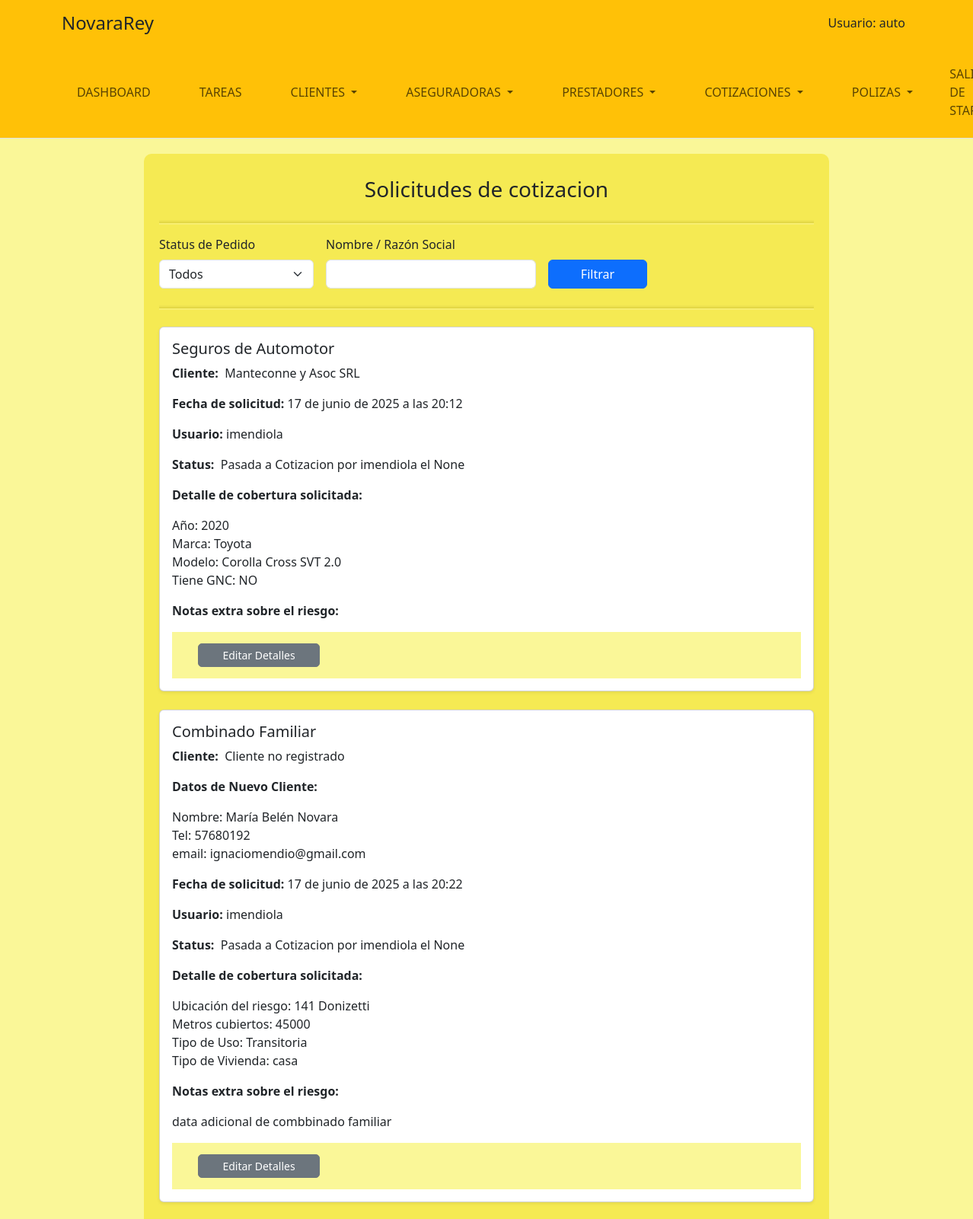
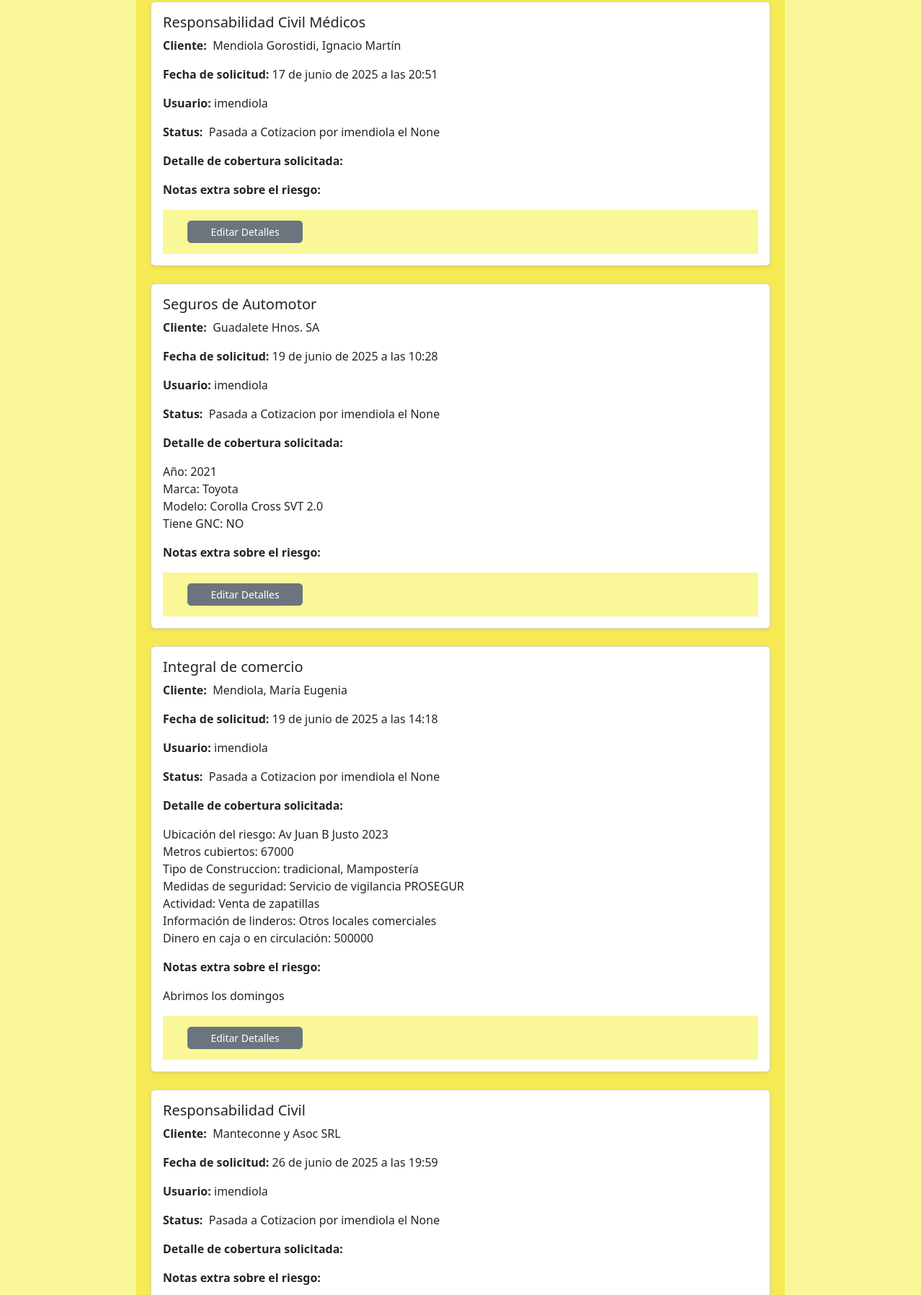
The app's page /staff/cotizaciones/solicitudes/ (signed in, upper part) with its own data (2 pictures, top to bottom).
### CotizacionesApp/models.py (models this page shows, shortened)
class QuotRequest(models.Model):
    QUOT_STATUS_CHOICES = [
        ('P', 'Pendiente'),
        ('F', 'Cotizada'),
        ('C', 'Cancelada'),
    ]
    DIAS_MAX_SOLICITUD = 3
    rubro = models.ForeignKey(Categoria, on_delete=models.CASCADE, verbose_name="Rubro")
    cliente = models.ForeignKey(Cliente, on_delete=models.CASCADE, null=True, blank=True)
    data_cliente = models.CharField(max_length=200, null=True, blank=True)
    fecha_creacion = models.DateTimeField(auto_now_add=True, verbose_name='Fecha de Creación')
    usuario_creacion = models.ForeignKey(
        'auth.User', on_delete=models.CASCADE, verbose_name='Usuario Creador',related_name='cotizaciones_creadas'
    )
    status = models.CharField(
        max_length=1,
        choices=QUOT_STATUS_CHOICES,
        default='P',
        verbose_name='Estado'
    )
    detalle = models.TextField(verbose_name='Detalle a cotizar', null=True, blank=True)
    extradata = models.TextField(verbose_name="Datos extra sobre el riesgo", null=True, blank=True)
    usuario_finalizacion = models.ForeignKey(
        'auth.User', on_delete=models.CASCADE, null=True, blank=True, verbose_name='Usuario de Finalización', related_name='cotizaciones_finalizadas'
    )
    fecha_finalizacion = models.DateTimeField(null=True, blank=True, verbose_name='Fecha de Finalización')
    notas_finalización = models.CharField(max_length=250, null=True, blank=True)
    class Meta:
        verbose_name = 'Solicitud de Cotización'
        verbose_name_plural = 'Solicitudes de Cotización'
    def dict_detalle(self)->dict | None:
        if self.detalle:
            return json.loads(self.detalle)
        else:
            return None
    def str_detalle(self)->str:
        dic: dict | None = self.dict_detalle()
        aux_str = ""
        if dic:
            for clave, valor in dic.items():
                if valor:
                    aux_str += clave + ": " + str(valor) + "\n"
        return aux_str
    def dict_cliente(self)->dict:
        return json.loads(self.data_cliente)
    def str_cliente(self)->str:
        dic: dict = self.dict_cliente()
        aux_str = ""
        for clave, valor in dic.items():
            if valor !="":
                aux_str += clave + ": " + str(valor) + "\n"
        return aux_str

### RubrosApp/models.py (models this page shows, shortened)
class Categoria(models.Model):
    created = models.DateField(verbose_name="Fecha de pedido", auto_now_add=True)
    nombre = models.CharField(max_length=50, verbose_name="Nombre")
    alias = models.CharField(max_length=10, verbose_name="Short Alias", null=True, blank=True)
    descripcion = models.TextField(verbose_name="Descripción")
    imagen = models.ImageField(upload_to="RubrosMedia", verbose_name="Imagen")
    rubro = models.ForeignKey(RubroCat, on_delete=models.CASCADE, verbose_name="Rubro", related_name="categorias")
    class Meta:
        verbose_name="Tipo de seguro"
        verbose_name_plural="Tipos de seguro"

### ClientesApp/models.py (models this page shows, shortened)
class Cliente(models.Model):
    condicion_iva = models.CharField(max_length=2, choices=CondicionIVA.choices)
    direccion = models.ForeignKey(Address, on_delete=models.SET_NULL, null=True, blank=True)
    telefonos = models.ManyToManyField(TelefonoCte, blank=True)
    emails = models.ManyToManyField(EmailCte, blank=True)
    notas = models.TextField(blank=True)
    class Meta:
        abstract = False

class ClientePersonaJuridica(Cliente):
    razon_social = models.CharField(max_length=100)
    cuit = models.CharField(max_length=20)

class ClientePersonaFisica(Cliente):
    MAX_DIAS_CUMPLE = 15
    nombre = models.CharField(max_length=100)
    apellido = models.CharField(max_length=100)
    dni = models.CharField(max_length=20)
    fecha_nacimiento = models.DateField(blank=True, null=True)

### CotizacionesApp/views.py (the view, shortened to what this page needs)
# urls.py: path('solicitudes/', vista_ver_solicitudes, name='ver_solicitudes_cotizacion'),
@login_required(login_url='/login/login/')
def vista_ver_solicitudes(req:HttpRequest):
    filtro_status = req.GET.get('status', '').strip()
    filtro_nombre = req.GET.get('nombre', '').strip()
    queryset = QuotRequest.objects.all()
    if filtro_status:
        queryset = queryset.filter(status=filtro_status)
    return render(req,'CotizacionesApp/solicitudes.html',
                  {"solicitudes": queryset,
                   "filtro_status":filtro_status,
                   "filtro_nombre":filtro_nombre})

### CotizacionesApp/templates/CotizacionesApp/solicitudes.html (shortened to what this page needs)
{% extends "StaffApp/baseStaff.html" %}
{% load static %}
{% block content %}
<div class="container staff-form-container">
  <h3 class="staff-form-title">Solicitudes de cotizacion</h3>
  <hr class="staff-form-hr">
  <form method="get" class="row g-3 mb-4">
    <div class="col-md-3">
      <label for="tipo" class="form-label">Status de Pedido</label>
      <select name="status" id="tipo" class="form-select">
        <option value="">Todos</option>
      </select>
    </div>
    <div class="col-md-4">
      <label for="nombre" class="form-label">Nombre / Razón Social</label>
      <input type="text" name="nombre" id="nombre" class="form-control" value="{{ filtro_nombre }}">
    </div>
    <div class="col-md-2 d-flex align-items-end">
      <button type="submit" class="btn btn-primary w-100">Filtrar</button>
    </div>
  </form>
  <hr class="staff-form-hr">
  <div class="mt-4">
    {% for solicitud in solicitudes %}
      <div class="card mb-4 shadow-sm">
        <div class="card-body">
          <h5 class="card-title">{{solicitud.rubro.nombre}}</h5>
          <p><strong>Cliente:&nbsp;</strong>
          {% if solicitud.cliente %}
            {% if solicitud.cliente.clientepersonafisica %}
              {{ solicitud.cliente.clientepersonafisica.apellido }}, {{ solicitud.cliente.clientepersonafisica.nombre }}
            {% elif solicitud.cliente.clientepersonajuridica %}
              {{ solicitud.cliente.clientepersonajuridica.razon_social }}
            {% else %}
              Cliente sin nombre
            {% endif %}
          {% else %}
            Cliente no registrado
          {% endif %}</p>
          {% if not solicitud.cliente %}
            <p><strong>Datos de Nuevo Cliente:</strong></p>
            <p>{{solicitud.str_cliente|linebreaksbr}}</p>
          {% endif %}
          <p><strong>Fecha de solicitud:&nbsp;</strong>{{ solicitud.fecha_creacion }} </p>
          <p><strong>Usuario:&nbsp;</strong>{{ solicitud.usuario_creacion }} </p>
          <p><strong>Status:&nbsp;</strong>
            {% if solicitud.status == 'P' %}
              Pendiente
            {% elif solicitud.status == 'F' %}
              Pasada a Cotizacion por {{solicitud.usuario_finalizacion}} el {{solicitud.fecha_finalizacion}}
            {% else %}
              Cancelada por {{solicitud.usuario_finalizacion}} el {{solicitud.fecha_finalizacion}}
            {% endif %} </p>
          <p><strong>Detalle de cobertura solicitada:</strong></p>
          <p>{{solicitud.str_detalle|linebreaksbr}}</p>
          <p><strong>Notas extra sobre el riesgo:</strong></p>
          <p>{{solicitud.extradata|linebreaksbr}}</p>
          <div class="d-flex justify-content-between staff-botonera-fichas">
            <button type="button" class="btn btn-secondary btn-sm custom-btn-ficha btn-editar mx-4"
              data-bs-toggle="modal"
              data-bs-target="#editSolicitudModal"
              data-bs-sol-id="{{ solicitud.id }}"
              data-bs-sol-detalle="{{solicitud.extradata}}">
              Editar Detalles
            </button>
          </div>
        </div>
      </div>
    {% empty %}
    <div class="alert alert-info mt-2">
        No hay solictudes que mostrar
      </div>
    {% endfor %}
  </div>
</div>
{% endblock %}

### StaffApp/templates/StaffApp/baseStaff.html (shortened to what this page needs)
<!DOCTYPE html>
<html lang="es">
<head>
    {% load static %}
    <link href="https://cdn.jsdelivr.net/npm/bootstrap@5.3.3/dist/css/bootstrap.min.css" rel="stylesheet">
    <link href="https://cdn.jsdelivr.net/npm/select2@4.1.0-rc.0/dist/css/select2.min.css" rel="stylesheet" />
    <link rel="stylesheet" href="https://cdn.jsdelivr.net/npm/bootstrap-icons@1.11.3/font/bootstrap-icons.min.css">
    <link rel="stylesheet" href="{% static 'css/styles.css' %}">
</head>
<body class="staff-body">
    <header class="container-fluid bg-warning text-dark border-bottom">
        <div class="container">
            <div class="row align-items-center py-3">
                <div class="col-6 col-md-4">
                    <h1 class="h4 m-0">NovaraRey</h1>
                </div>
                <div class="col-6 col-md-8 text-end">
                    <div id="login-area">
                        {% if user.is_authenticated %}
                            <span class="me-2">Usuario: {{ user.get_username }}</span>
                        {% endif %}
                    </div>
                </div>
            </div>
        </div>
            <nav class="navbar navbar-expand-lg bg-warning py-lg-3" id="staffNav">
                <div class="container px-0">
                    <div class="collapse navbar-collapse" id="navbarResponsive">
                        <ul class="navbar-nav me-auto">
                            <li class="nav-item {% if request.path == '/staff/dashboard/' %}active{% endif %} px-lg-4">
                                <a class="nav-link text-uppercase text-expanded" href="{% url 'dashboard' %}">Dashboard</a>
                            </li>
                            <li class="nav-item {% if request.path == '/staff/tareas/' %}active{% endif %} px-lg-4">
                                <a class="nav-link text-uppercase text-expanded" href="{% url 'tareas_main' %}">Tareas</a>
                            </li>
                            <li class="nav-item dropdown {% if request.path == '/staff/clientes/' %}active{% endif %} px-lg-4">
                                <a class="nav-link dropdown-toggle text-uppercase text-expanded" href="#" id="clientesDropdown" role="button" data-bs-toggle="dropdown" aria-expanded="false">
                                    Clientes
                                </a>
                            </li>
                            <li class="nav-item dropdown {% if request.path == '/staff/aseguradoras/' %}active{% endif %} px-lg-4">
                                <a class="nav-link dropdown-toggle text-uppercase text-expanded" href="#" id="aseguradorasDropdown" role="button" data-bs-toggle="dropdown" aria-expanded="false">
                                    Aseguradoras
                                </a>
                            </li>
                            <li class="nav-item dropdown {% if request.path == '/staff/prestadores/' %}active{% endif %} px-lg-4">
                                <a class="nav-link dropdown-toggle text-uppercase text-expanded" href="#" id="prestadoresDropdown" role="button" data-bs-toggle="dropdown" aria-expanded="false">
                                    Prestadores
                                </a>
                            </li>
                            <li class="nav-item dropdown {% if request.path == '/staff/cotizaciones/' %}active{% endif %} px-lg-4">
                                <a class="nav-link dropdown-toggle text-uppercase text-expanded" href="#" id="cotizacionesDropdown" role="button" data-bs-toggle="dropdown" aria-expanded="false">
                                    Cotizaciones
                                </a>
                            </li>
                            <li class="nav-item dropdown {% if request.path == '/staff/emisionaes/' %}active{% endif %} px-lg-4">
                                <a class="nav-link dropdown-toggle text-uppercase text-expanded" href="#" id="emisionesDropdown" role="button" data-bs-toggle="dropdown" aria-expanded="false">
                                    Polizas
                                </a>
                            </li>
                        </ul>
                        <ul class="navbar-nav ms-auto">
                            <li class="nav-item px-lg-2">
                                <a class="nav-link text-uppercase text-expanded" href="{% url 'home' %}">Salir de Staff</a>
                            </li>
                        </ul>
                    </div>
                </div>
            </nav>
    </header>
    <main class="container mb-5">
        {% block content %}
        {% endblock %}
    </main>
    </body>
</html>

### static/css/styles.css (style rules this page uses)
.staff-body { background-color: rgb(250, 247, 152); }
.staff-form-container { background-color: rgb(245, 234, 83); max-width: 900px; border-radius:10px; padding: 20px; margin-top: 20px; }
.staff-form-title { padding: 10px; text-align: center; margin-bottom: 10px; }
.staff-form-hr { border: none; height: 2px; background-color: rgb(177, 165, 33); box-shadow: 0px 2px 0px rgba(255, 255, 255, 0.7), 0px -2px 0px rgba(0, 0, 0, 0.1); }
.staff-botonera-fichas { background-color: rgb(250, 247, 152); padding: 10px; }
.custom-btn-ficha { width: 160px; border-radius:5px; margin: 5px 0; }

### records on screen
QuotRequest: rubro.nombre "Seguros de Automotor", cliente.clientepersonajuridica.razon_social "Manteconne y Asoc SRL", fecha_creacion "17 de junio de 2025 a las 20:12", usuario_creacion "imendiola", usuario_finalizacion "imendiola", fecha_finalizacion "None", str_detalle "Año: 2020 Marca: Toyota Modelo: Corolla Cross SVT 2.0 Tiene GNC: NO"
QuotRequest: rubro.nombre "Combinado Familiar", shows "Cliente no registrado", str_cliente "Nombre: María Belén Novara Tel: 57680192 email: ignaciomendio@gmail.com", fecha_creacion "17 de junio de 2025 a las 20:22", usuario_creacion "imendiola", usuario_finalizacion "imendiola", fecha_finalizacion "None", str_detalle "Ubicación del riesgo: 141 Donizetti Metros cubiertos: 45000 Tipo de Uso: Transitoria Tipo de Vivienda: casa", extradata "data adicional de combbinado familiar"
QuotRequest: rubro.nombre "Responsabilidad Civil Médicos", cliente.clientepersonafisica.apellido "Mendiola Gorostidi", cliente.clientepersonafisica.nombre "Ignacio Martín", fecha_creacion "17 de junio de 2025 a las 20:51", usuario_creacion "imendiola", usuario_finalizacion "imendiola", fecha_finalizacion "None"
QuotRequest: rubro.nombre "Seguros de Automotor", cliente.clientepersonajuridica.razon_social "Guadalete Hnos. SA", fecha_creacion "19 de junio de 2025 a las 10:28", usuario_creacion "imendiola", usuario_finalizacion "imendiola", fecha_finalizacion "None", str_detalle "Año: 2021 Marca: Toyota Modelo: Corolla Cross SVT 2.0 Tiene GNC: NO"
QuotRequest: rubro.nombre "Integral de comercio", cliente.clientepersonafisica.apellido "Mendiola", cliente.clientepersonafisica.nombre "María Eugenia", fecha_creacion "19 de junio de 2025 a las 14:18", usuario_creacion "imendiola", usuario_finalizacion "imendiola", fecha_finalizacion "None", str_detalle "Ubicación del riesgo: Av Juan B Justo 2023 Metros cubiertos: 67000 Tipo de Construccion: tradicional, Mampostería Medidas de seguridad: Servicio de vigilancia PROSEGUR Actividad: Venta de zapatillas Información de linderos: Otros locales comerciales Dinero en caja o en circulación: 500000", extradata "Abrimos los domingos"
QuotRequest: rubro.nombre "Responsabilidad Civil", cliente.clientepersonajuridica.razon_social "Manteconne y Asoc SRL", fecha_creacion "26 de junio de 2025 a las 19:59", usuario_creacion "imendiola", usuario_finalizacion "imendiola", fecha_finalizacion "None"

### other values on screen
{{ user.get_username }} "auto"
